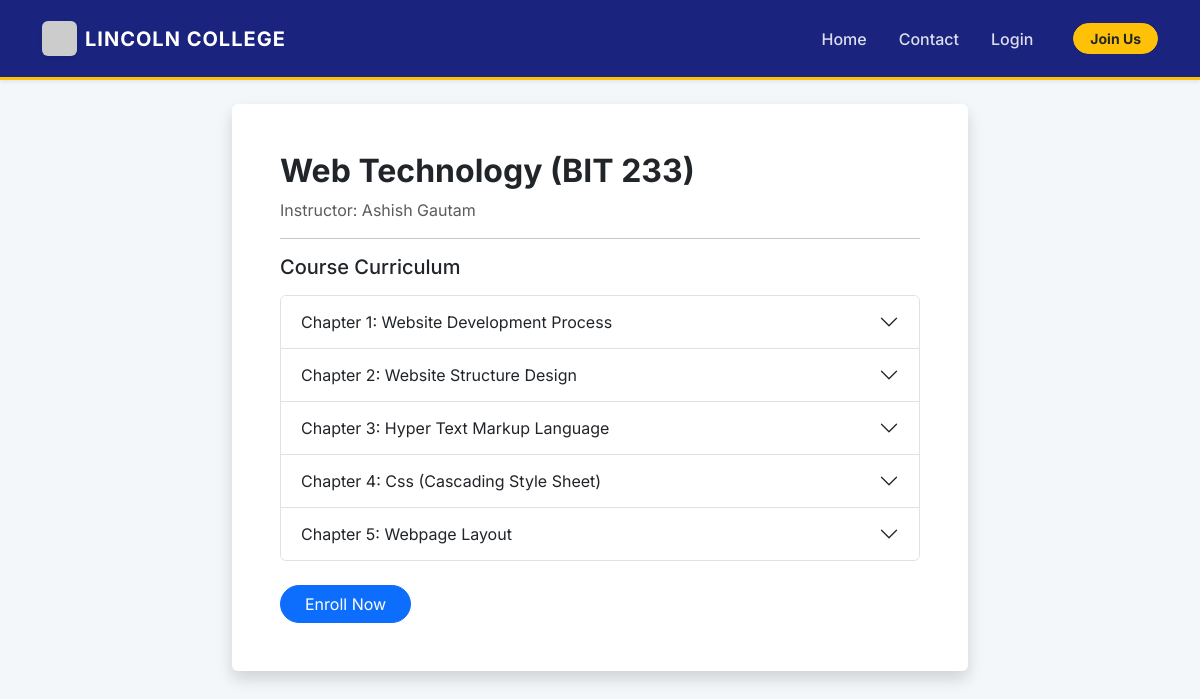
The page /course/4 on the database its author committed.
### app.py (models this page shows)
class Course(db.Model):
    id = db.Column(db.Integer, primary_key=True)
    title = db.Column(db.String(100), nullable=False)
    code = db.Column(db.String(20), unique=True, nullable=False)
    instructor = db.Column(db.String(100))
    year = db.Column(db.Integer, default=1) # Supports years 1-4
    description = db.Column(db.Text)
    modules = db.relationship('Module', backref='course', lazy=True, cascade="all, delete-orphan")

class Module(db.Model):
    id = db.Column(db.Integer, primary_key=True)
    course_id = db.Column(db.Integer, db.ForeignKey('course.id'), nullable=False)
    title = db.Column(db.String(100), nullable=False)

### app.py (the view)
@app.route('/course/<int:course_id>')
def course_view(course_id):
    course = Course.query.get_or_404(course_id)
    return render_template('course_view.html', course=course)

### templates/course_view.html (shortened to what this page needs)
{% extends "base.html" %}
{% block content %}
<div class="row justify-content-center">
    <div class="col-md-8">
        <div class="bg-white p-5 shadow rounded">
            <h2 class="fw-bold">{{ course.title }} ({{ course.code }})</h2>
            <p class="text-muted">Instructor: {{ course.instructor }}</p>
            <hr>
            <h5 class="mb-3">Course Curriculum</h5>
            <div class="accordion" id="acc">
                {% for m in course.modules %}
                <div class="accordion-item">
                    <h2 class="accordion-header">
                        <button class="accordion-button collapsed" data-bs-toggle="collapse" data-bs-target="#m{{m.id}}">
                            Chapter {{ loop.index }}: {{ m.title }}
                        </button>
                    </h2>
                </div>
                {% else %}
                <p class="text-muted">No chapters added yet.</p>
                {% endfor %}
            </div>
            <a href="/enroll/{{course.id}}" class="btn btn-primary mt-4 px-4 rounded-pill">Enroll Now</a>
        </div>
    </div>
</div>
{% endblock %}

### static/css/style.css (style rules this page uses)
:root { --lincoln-blue: #1a237e; --lincoln-gold: #ffc107; --bg-light: #f4f7f9; }
body { background-color: var(--bg-light); font-family: 'Inter', sans-serif; }

### rows shown on the page
Course: title "Web Technology", code "BIT 233", instructor "Ashish Gautam"
Module: title "Website Development Process"
Module: title "Website Structure Design"
Module: title "Hyper Text Markup Language"
Module: title "Css (Cascading Style Sheet)"
Module: title "Webpage Layout"
